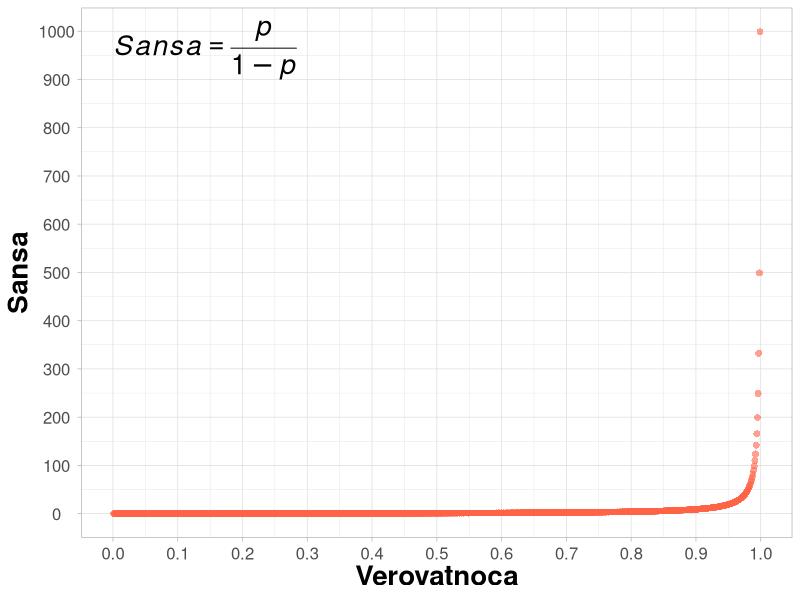

Reproduce this figure in R.
# odnos verovatnoce i sanse ---

library(tibble)
library(ggplot2)

Verovatnoca <- seq(from = 0.001, to = 0.999, by = 0.001)
Sansa <- Verovatnoca/(1 - Verovatnoca)
dt <- data.frame(Verovatnoca,Sansa)
as_tibble(dt)

formula <- "italic(Sansa == frac(p, 1-p))"
ggplot(data = dt,
       aes(x = Verovatnoca,
           Sansa)) +
  geom_point(shape = 16,
             size = 2,
             color = "tomato",
             alpha = 0.6) +
  scale_x_continuous(breaks = seq(from = 0.0, to = 1.0, by = 0.1)) +
  scale_y_continuous(breaks = seq(from = 0.0, to = 1000, by = 100)) +
  annotate("text", x = 0.14, y = 960, label = formula, parse = TRUE, size = 7) +
  theme_light() +
  theme(axis.text.x = element_text(size = 12, hjust = 0.5, vjust = 0.5),
        axis.text.y = element_text(size = 12, hjust = 0.5, vjust = 0.5),
        axis.title.x = element_text(size = 20, face = "bold"),
        axis.title.y = element_text(size = 20, face = "bold")
        )